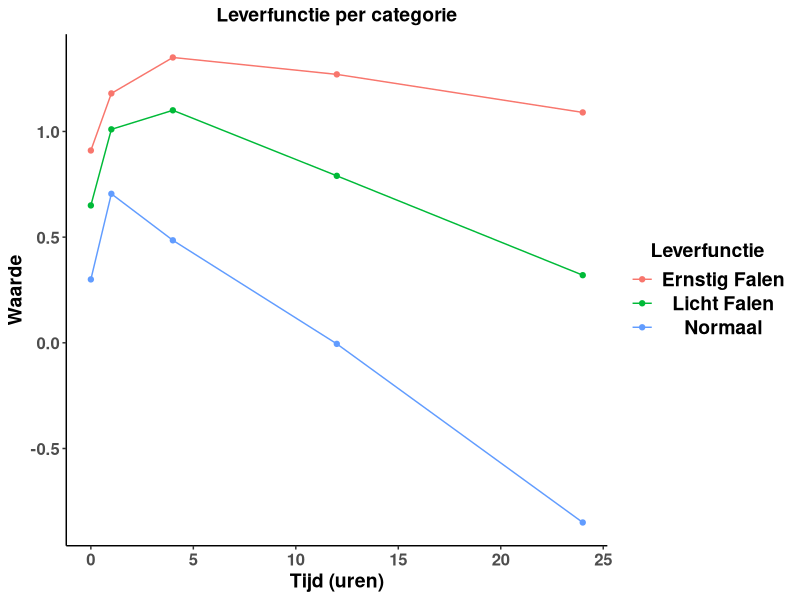

The R source for this figure:
library(tidyverse)

# 1. Patiënt Stamdata
pk_patients <- data.frame(
  `Patiënt ID` = c("PAT_01", "PAT_02", "PAT_03", "PAT_04", "PAT_05"),
  Leverfunctie = c("Normaal", "Licht_Falen", "Ernstig_Falen", "Normaal", "Licht_Falen"),
  Leeftijd = c(45, 62, 58, 39, 71)
) %>%
  filter(Patiënt.ID != "PAT_05")

# 2. PK Concentratie metingen (breed format)
pk_metingen <- data.frame(
  pid = c("PAT_01", "PAT_02", "PAT_03", "PAT_04", "PAT_06"), # PAT_06 is onbekend in stamdata
  T0_5_uur = c(2.1, 4.5, 8.2, 1.9, 3.3),
  T1_0_uur = c(5.4, 10.2, 15.1, 4.8, 6.1),
  T4_0_uur = c(3.2, 12.5, 22.4, 2.9, 5.2),
  T12_0_uur = c(1.1, 6.2, 18.5, 0.9, 2.1),
  T24_0_uur = c(0.2, 2.1, 12.4, 0.1, 0.5),
  Opmerking = c("Geen", "Lichte misselijkheid", "NA", "Slaapzak", "NA")
) %>%
  filter(pid != "PAT_06") %>%
  rename("Patiënt.ID" = "pid") %>%
  left_join(pk_patients, by="Patiënt.ID") %>%
  pivot_longer(cols = 2:6,
               names_to = "Tijd",
               values_to = "Waarde") %>%
  mutate(Tijd=parse_number(Tijd))%>%
  mutate(Waarde=round(log10(Waarde), digits = 2)) %>%
  group_by(Leverfunctie, Tijd) %>%
  summarise(Mean_waarde=mean(Waarde), SD=sd(Waarde)) %>%
  ggplot(mapping=aes(x=Tijd,
                     y=Mean_waarde,
                     colour = Leverfunctie,
                     group=Leverfunctie)) +
  scale_colour_discrete(labels=c("Ernstig_Falen" = "Ernstig Falen",
                                 "Licht_Falen" = "Licht Falen")) +
  geom_line() +
  geom_point() +
  theme_classic() +
  theme(plot.title = element_text(hjust=0.5,
                                   face="bold",
                                   family="sans",
                                  size=14),
        axis.title.x = element_text(hjust=0.5,
                                    face="bold",
                                    family="sans",
                                    size=14),
        axis.title.y = element_text(hjust=0.5,
                                    face="bold",
                                    family="sans",
                                    size=14),
        legend.text= element_text(hjust=0.5,
                                    face="bold",
                                    family="sans",
                                    size=14),
        legend.title= element_text(hjust=0.5,
                                  face="bold",
                                  family="sans",
                                  size=14),
        axis.text=element_text(hjust=0.5,
                                face="bold",
                                family="sans",
                                size=12)) +
  labs(title = "Leverfunctie per categorie",
       x="Tijd (uren)",
       y="Waarde")

# Theoretische curve data (om mee te vergelijken)
theoretisch_model <- data.frame(
  Tijd_u = c(0.5, 1, 4, 12, 24),
  Target_Conc = c(2.5, 6.0, 4.0, 1.5, 0.5)
)
